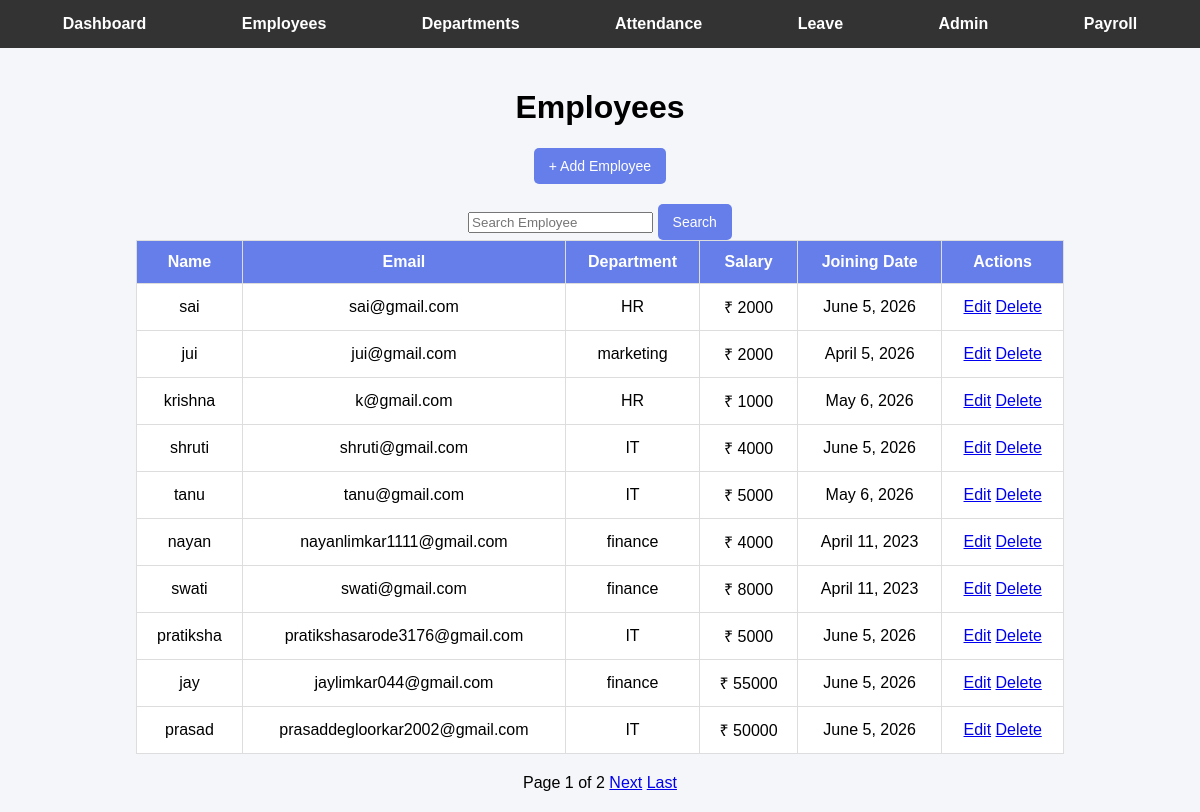
Page /employees-ui/ on the committed database.
### hrm/models.py (models this page shows, shortened)
class Employee(models.Model):
    name = models.CharField(max_length=100)
    email = models.EmailField(unique=True)
    department = models.ForeignKey('Department', on_delete=models.CASCADE)
    salary = models.IntegerField()
    joining_date = models.DateField(null=True, blank=True)

class Department(models.Model):
    name = models.CharField(max_length=100)
    location = models.CharField(max_length=100)

### hrm/views.py (the view)
# urls.py: path('employees-ui/', views.employees_page),
def employees_page(request):
    search = request.GET.get('search')
    employees = Employee.objects.all()
    if search:
        employees = employees.filter(name__icontains=search)
    paginator = Paginator(employees, 10)   # 10 employees per page
    page_number = request.GET.get('page')
    employees = paginator.get_page(page_number)
    return render(request, 'employees.html', {
        'employees': employees
    })

### templates/employees.html (shortened to what this page needs)
{% extends 'base.html' %}
{% block content %}
<h1>Employees</h1>
<a href="/add-employee/" class="btn">+ Add Employee</a>
<form method="GET">
    <input type="text" name="search" placeholder="Search Employee">
    <button type="submit">Search</button>
</form>
<table>
    <tr>
        <th>Name</th>
        <th>Email</th>
        <th>Department</th>
        <th>Salary</th>
        <th>Joining Date</th>
        <th>Actions</th>
    </tr>
    {% for emp in employees %}
    <tr>
        <td>{{ emp.name }}</td>
        <td>{{ emp.email }}</td>
        <td>{{ emp.department.name }}</td>
        <td>₹ {{ emp.salary }}</td>
        <td>{{ emp.joining_date }}</td>
        <td>
            <a href="/edit-employee/{{ emp.id }}/">Edit</a>
            <a href="/delete-employee/{{ emp.id }}/" onclick="return confirm('Are you sure?')">Delete</a>
        </td>
    </tr>
    {% empty %}
    <tr>
        <td colspan="6" style="text-align:center; color:#888;">No employees found.</td>
    </tr>
    {% endfor %}
</table>
<div style="margin-top:20px;">
    <span>
        Page {{ employees.number }} of {{ employees.paginator.num_pages }}
    </span>
    {% if employees.has_next %}
        <a href="?page={{ employees.next_page_number }}">Next</a>
        <a href="?page={{ employees.paginator.num_pages }}">Last</a>
    {% endif %}
</div>
{% endblock %}

### templates/base.html (style rules this page uses)
body { margin: 0; font-family: Arial; background: #f4f6f9; }
table { width: 80%; margin: auto; border-collapse: collapse; background: white; }
th, td { padding: 12px; border: 1px solid #ddd; }
th { background: #667eea; color: white; }
.btn { display: inline-block; padding: 10px 15px; background: #667eea; color: white; text-decoration: none; border-radius: 5px; margin-bottom: 10px; border: none; cursor: pointer; font-size: 14px; }
button[type="submit"], input[type="submit"] { display: inline-block; padding: 10px 15px; background: #667eea; color: white; border: none; border-radius: 5px; cursor: pointer; font-size: 14px; margin-top: 10px; }

### rows in the picture
Employee: name "sai", email "sai@gmail.com", department.name "HR", salary "2000", joining_date "June 5, 2026"
Employee: name "jui", email "jui@gmail.com", department.name "marketing", salary "2000", joining_date "April 5, 2026"
Employee: name "krishna", email "k@gmail.com", department.name "HR", salary "1000", joining_date "May 6, 2026"
Employee: name "shruti", email "shruti@gmail.com", department.name "IT", salary "4000", joining_date "June 5, 2026"
Employee: name "tanu", email "tanu@gmail.com", department.name "IT", salary "5000", joining_date "May 6, 2026"
Employee: name "nayan", email "nayanlimkar1111@gmail.com", department.name "finance", salary "4000", joining_date "April 11, 2023"
Employee: name "swati", email "swati@gmail.com", department.name "finance", salary "8000", joining_date "April 11, 2023"
Employee: name "pratiksha", email "pratikshasarode3176@gmail.com", department.name "IT", salary "5000", joining_date "June 5, 2026"
Employee: name "jay", email "jaylimkar044@gmail.com", department.name "finance", salary "55000", joining_date "June 5, 2026"
Employee: name "prasad", email "prasaddegloorkar2002@gmail.com", department.name "IT", salary "50000", joining_date "June 5, 2026"

### other values in the picture
{{ employees.number }} "1"
{{ employees.paginator.num_pages }} "2"
